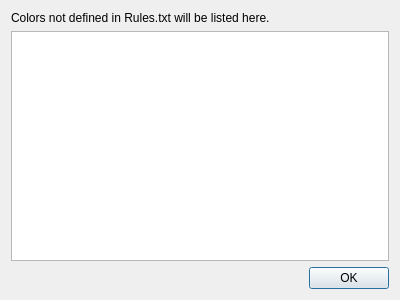
<?xml version="1.0" encoding="UTF-8"?>
<ui version="4.0">
 <class>UnknownColorsDialog</class>
 <widget class="QDialog" name="UnknownColorsDialog">
  <property name="geometry">
   <rect>
    <x>0</x>
    <y>0</y>
    <width>400</width>
    <height>300</height>
   </rect>
  </property>
  <property name="windowTitle">
   <string>Colors Not Defined in Rules.txt</string>
  </property>
  <layout class="QGridLayout" name="gridLayout">
   <item row="0" column="0">
    <widget class="QLabel" name="prompt">
     <property name="text">
      <string>Colors not defined in Rules.txt will be listed here.</string>
     </property>
     <property name="wordWrap">
      <bool>true</bool>
     </property>
    </widget>
   </item>
   <item row="1" column="0">
    <widget class="QListWidget" name="list"/>
   </item>
   <item row="2" column="0">
    <widget class="QDialogButtonBox" name="buttonBox">
     <property name="orientation">
      <enum>Qt::Horizontal</enum>
     </property>
     <property name="standardButtons">
      <set>QDialogButtonBox::Ok</set>
     </property>
    </widget>
   </item>
  </layout>
 </widget>
 <resources/>
 <connections>
  <connection>
   <sender>buttonBox</sender>
   <signal>accepted()</signal>
   <receiver>UnknownColorsDialog</receiver>
   <slot>accept()</slot>
   <hints>
    <hint type="sourcelabel">
     <x>248</x>
     <y>254</y>
    </hint>
    <hint type="destinationlabel">
     <x>157</x>
     <y>274</y>
    </hint>
   </hints>
  </connection>
  <connection>
   <sender>buttonBox</sender>
   <signal>rejected()</signal>
   <receiver>UnknownColorsDialog</receiver>
   <slot>reject()</slot>
   <hints>
    <hint type="sourcelabel">
     <x>316</x>
     <y>260</y>
    </hint>
    <hint type="destinationlabel">
     <x>286</x>
     <y>274</y>
    </hint>
   </hints>
  </connection>
 </connections>
</ui>
